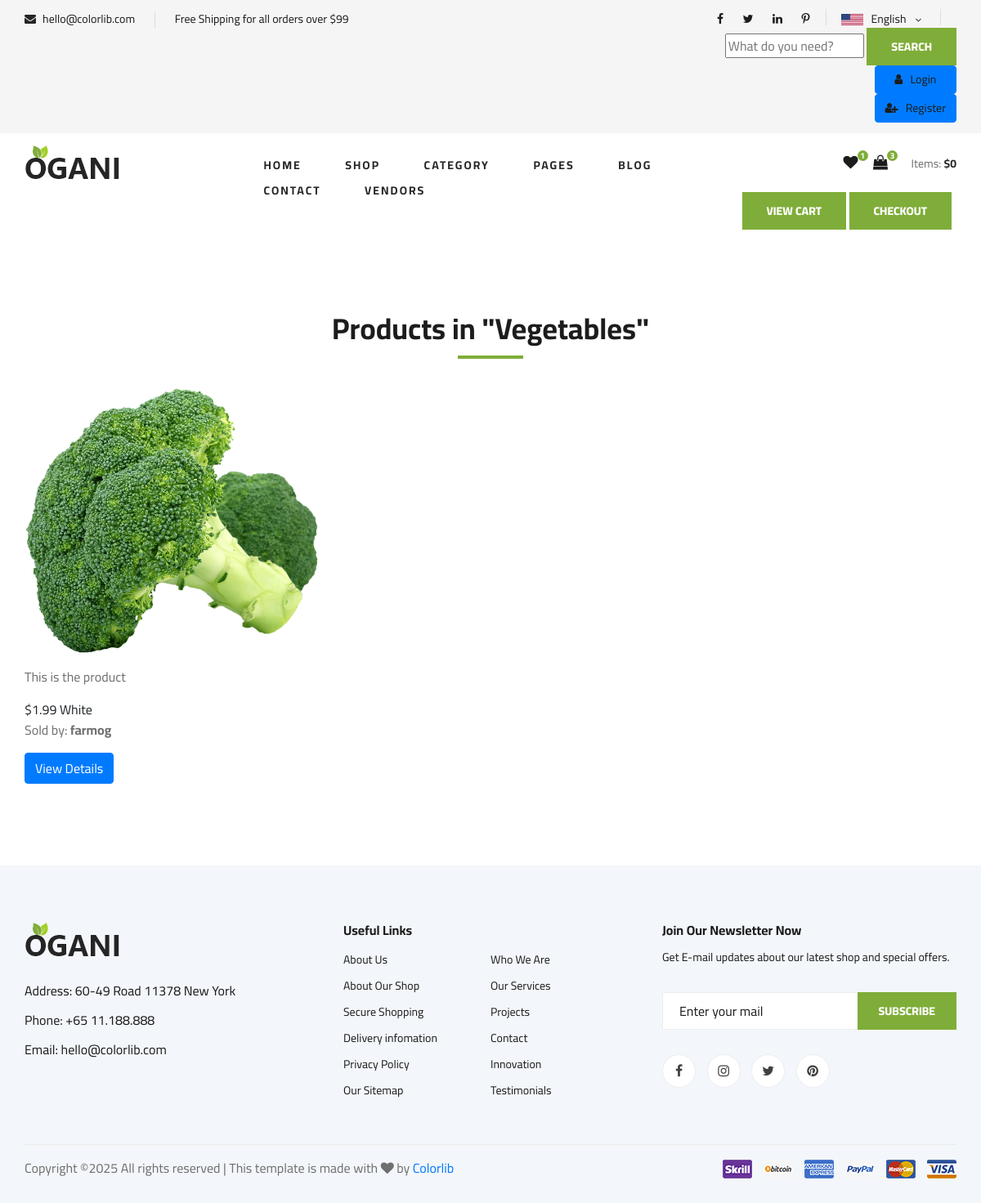
Before: /category/cat5ecegba2a4/ with the older database file.
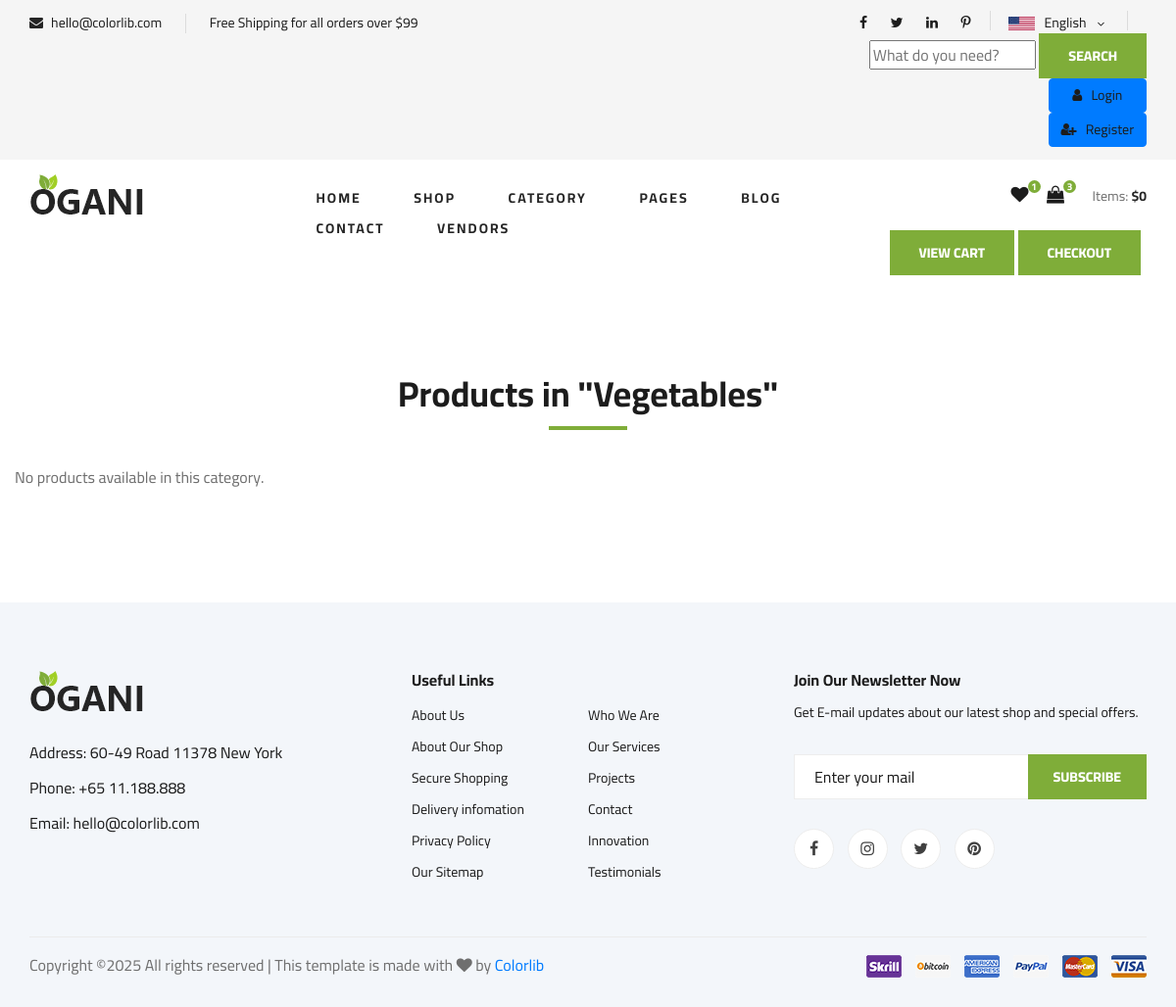
After: the same page with the newer database file.
### core/models.py (models this page shows, shortened)
class Product(models.Model):
    pid = ShortUUIDField(unique=True, length=10, max_length=20, alphabet="abcdegh12345")
    user = models.ForeignKey(User, on_delete=models.SET_NULL, null=True)
    category = models.ForeignKey(Category, on_delete=models.SET_NULL, null=True, related_name="category")
    title = models.CharField(max_length=100, default="Fresh Pear")
    image = models.ImageField(upload_to='products/')
    description = RichTextUploadingField(null=True, blank=True, default="This is the product")
    price = models.DecimalField(max_digits=10, decimal_places=2, default="1.99")
    old_price = models.DecimalField(max_digits=10, decimal_places=2, default="2.99")
    specifications = models.TextField(null=True, blank=True)
    tags=TaggableManager(blank=True)
    product_status = models.CharField(choices=PRODUCT_STATUS_CHOICES, max_length=10, default="draft")
    sku = ShortUUIDField(unique=True, length=10, max_length=20, alphabet="abcdegh12345")
    stock_quantity = models.PositiveIntegerField(default=0)  # You can set the default value as needed
    in_stock = models.BooleanField(default=True)
    featured = models.BooleanField(default=False)
    digital = models.BooleanField(default=False)
    vendor = models.ForeignKey(Vendor, on_delete=models.CASCADE, related_name='products')  # Rename to lowercase 'vendor'
    weight = models.FloatField(default=0)
    color = models.CharField(max_length=50, default="White")
    mfd=models.DateField(auto_now_add=True)
    life=models.IntegerField(default=30)
    shipping = models.CharField(max_length=100, default="Free Shipping")
    created_at = models.DateTimeField(default=datetime.now)
    class Meta:
        verbose_name_plural = "Products"
    def stock_status(self):
        """Return a custom string based on stock quantity."""
        if self.stock_quantity > 0:
            return f"{self.stock_quantity} left"
        return "Out of stock"
    stock_status.short_description = 'Stock Status'

class Vendor(models.Model):
    vid = ShortUUIDField(unique=True, length=10, max_length=20, prefix="ven", alphabet="abcdegh12345")
    title = models.CharField(max_length=100)
    image = models.ImageField(upload_to="vendors")
    description = RichTextUploadingField(null=True, blank=True)
    address = models.TextField()
    phone = models.CharField(max_length=10)
    email = models.EmailField()
    shipping = models.CharField(max_length=100, default="Free Shipping")
    user = models.ForeignKey(User, on_delete=models.CASCADE, null=True)
    date = models.DateField(auto_now_add=True)
    status = models.CharField(choices=STATUS_CHOICES, max_length=20, default="Active")  # Increase max_length
    price = models.DecimalField(max_digits=10, decimal_places=2, default="1.99")
    old_price = models.DecimalField(max_digits=10, decimal_places=2, default="2.99")
    class Meta:
        verbose_name_plural = "Vendors"

### core/views.py (the view)
# urls.py: path('category/<str:cid>/', views.category_product_list, name='category_product_list'),  # Category product list with category id
def category_product_list(request, cid):
    category = Category.objects.get ( cid=cid)  # Assuming 'cid' is a unique identifier (string)
    products = Product.objects.filter(product_status="published", category=category)
    context = {
        'category': category,
        'products': products,
    }
    return render(request, 'core/category_product_list.html', context)

### templates/core/category_product_list.html (shortened to what this page needs)
{% extends 'partials/base.html' %}
{% load static %}
{% block content %}
<section class="category-product-list spad">
    <div class="container">
        <div class="section-title">
            <h2>Products in "{{ category.title }}"</h2>
        </div>
        <div class="row">
            {% for product in products %}
            <div class="col-lg-4 col-md-6">
                <div class="product-item">
                    <div class="product-item__pic">
                        <img src="{{ product.image.url }}" alt="{{ product.name }}">
                    </div>
                    <div class="product-item__text">
                        <p>{{ product.description|safe }}</p>
                        <span class="product-price">${{ product.price }}</span>
                        <span class="product-color">{{ product.color }}</span>
                        {% if product.vendor %}
                            <p>Sold by: <strong>{{ product.vendor.title }}</strong></p>
                        {% endif %}
                        <a href="{% url 'core:pages1' product.id %}" class="btn btn-primary">View Details</a>
                    </div>
                </div>
            </div>
            {% empty %}
            <p>No products available in this category.</p>
            {% endfor %}
        </div>
    </div>
</section>
{% endblock %}

Changed rows visible on the page:
removed Product: image (picture), description "This is the product", price "1.99", color "White", vendor "farmog"
Other visible differences:
text now shown: "No products available in this category."
